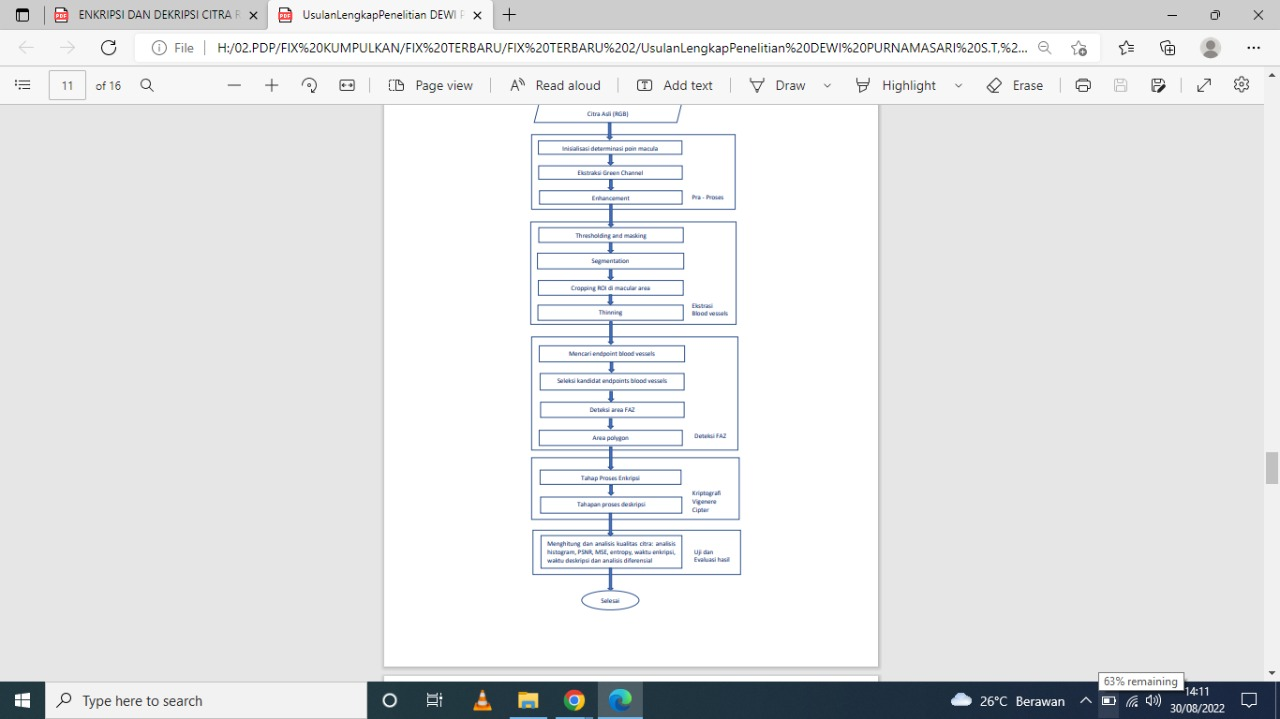
#> input picture WhatsApp Image 2022-08-31 at 04.11.57.jpeg, 1280 x 719 px; its folder holds only this picture in this run
$ python -i process.py   (imports and definitions only)
#> lines starting #> are read from the running program, lines starting #| are printed output that depends on the picture

import matplotlib.pyplot as plt
import numpy as np
import cv2
import time
import os

# pip install pycryptodome
# [143 lines left out: functions check_size, enkripsi, dekripsi, __encDecImage, not called in this run]

def encryptImage(pixels, key):
    return __encDecImage(key, pixels, 1)

def decryptImage(pixels, key):
    return __encDecImage(key, pixels, -1)

def histogram(source_img):

    img = cv2.imread(source_img)
#> img is the input picture: shape (719, 1280, 3); mean B, G, R 229.9, 228.9, 227.9
    b_channel ,g_channel, r_channel = cv2.split(img)
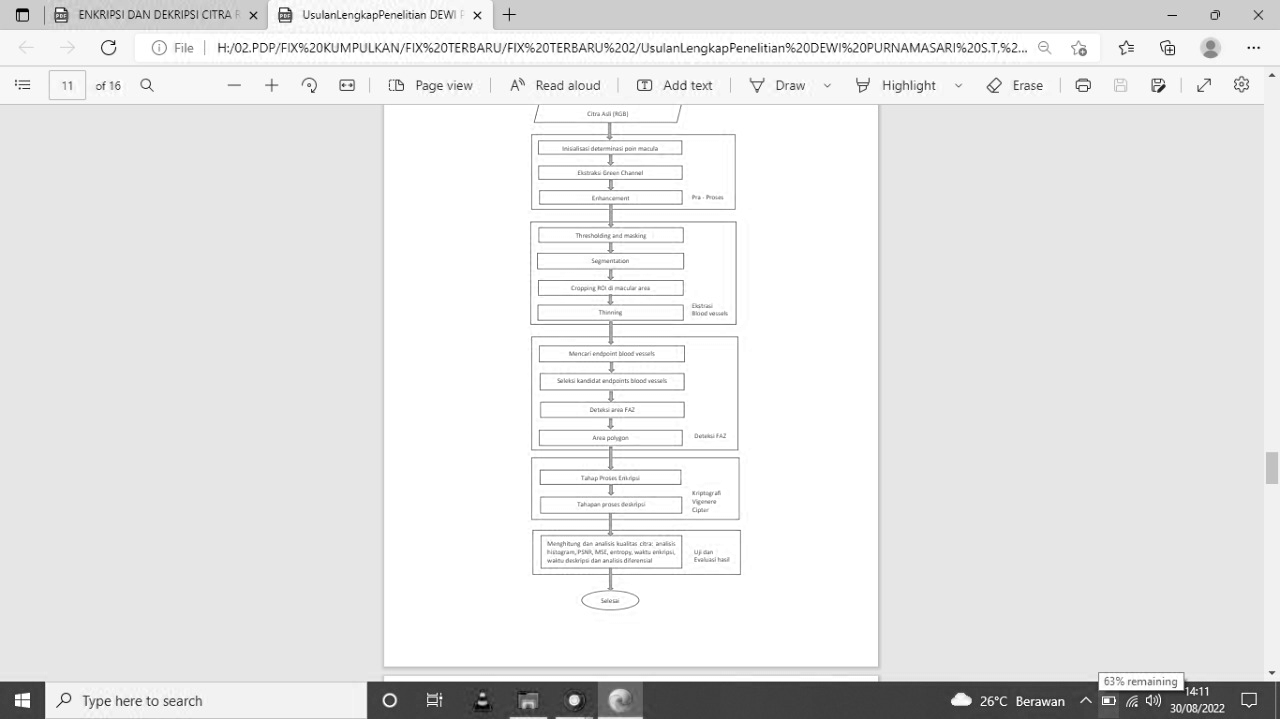
#> b_channel: shape (719, 1280); min 0, max 255, mean 229.9
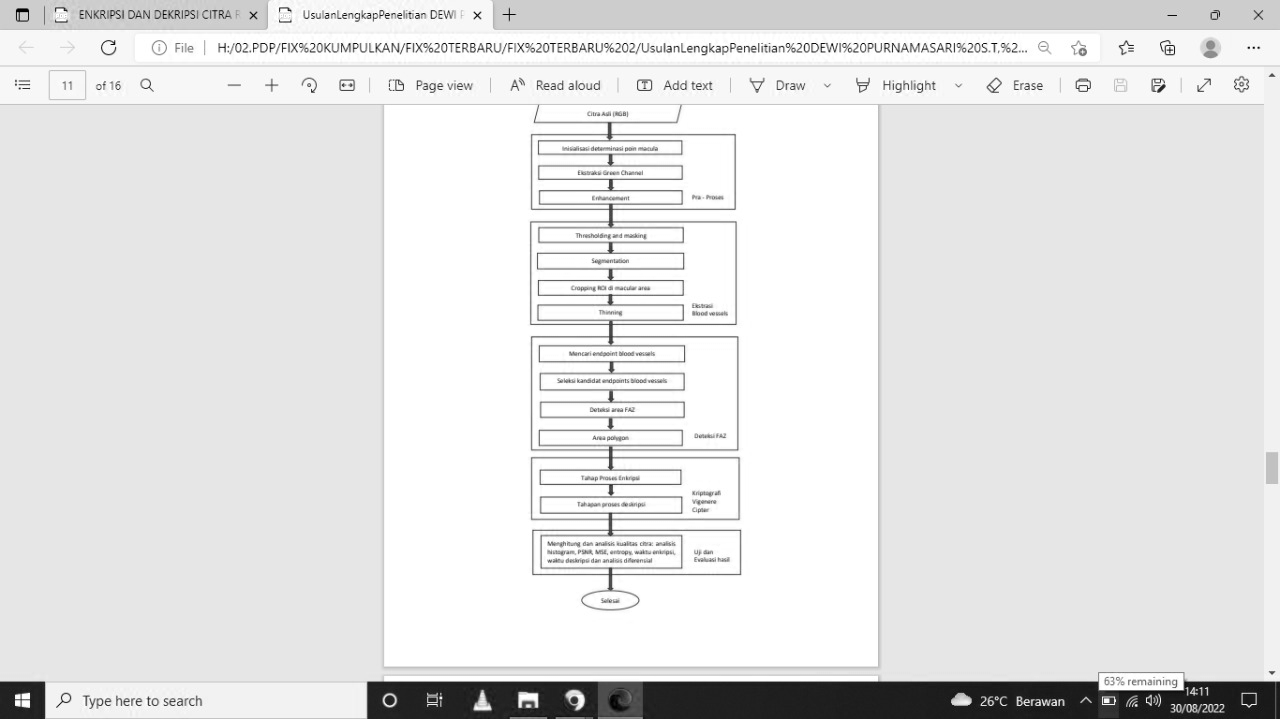
#> r_channel: shape (719, 1280); min 0, max 255, mean 227.9
    plt.figure(figsize=(12, 4))
    plt.subplot(131),plt.hist(r_channel.flatten(), bins='auto'),plt.title('R')
    plt.subplot(132),plt.hist(g_channel.flatten(), bins='auto'),plt.title('G')
    plt.subplot(133),plt.hist(b_channel.flatten(), bins='auto'),plt.title('B')
    plt.tight_layout()
    plt.savefig('static/output/image_source_histogram.png')
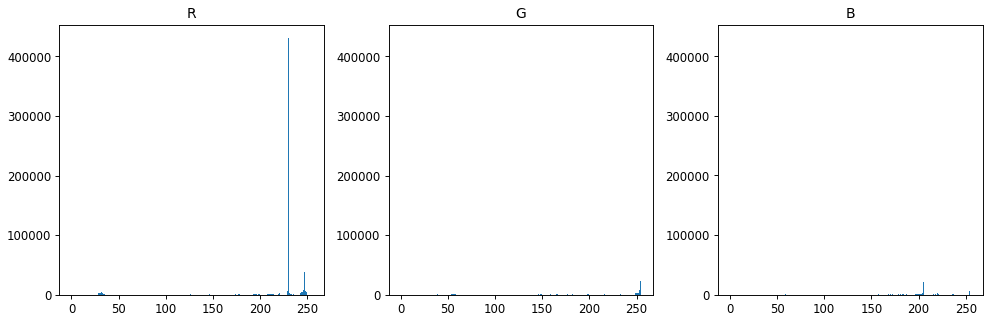
#> figure drawn by matplotlib, 3 panels; panel 1: tallest bar 431612 high, from x = 229.8 to 230.3; panel 2: tallest bar 431418 high, from x = 229.9 to 230.4; panel 3: tallest bar 431253 high, from x = 229.9 to 230.4

    plt.figure(figsize=(12, 8))
    plt.subplot(131),plt.imshow(cv2.cvtColor(r_channel, cv2.COLOR_BGR2RGB)),plt.title('R')
    plt.subplot(132),plt.imshow(cv2.cvtColor(g_channel, cv2.COLOR_BGR2RGB)),plt.title('G')
    plt.subplot(133),plt.imshow(cv2.cvtColor(b_channel, cv2.COLOR_BGR2RGB)),plt.title('B')
    plt.tight_layout()
    plt.savefig('static/output/image_source_split.png')
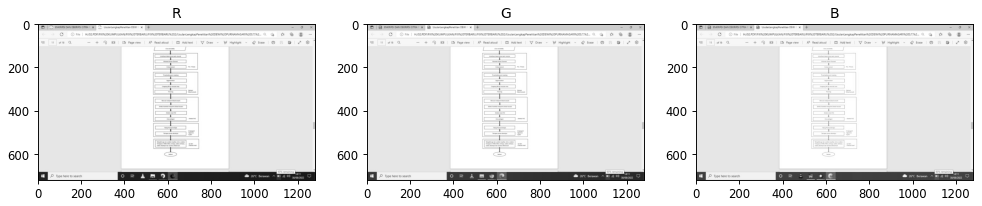
#> figure drawn by matplotlib, 3 panels
    return b_channel,g_channel,r_channel

# [34 lines left out: function histogram_non, not called in this run]

# [54 lines of commented-out code are left out]

>>> result = histogram('../../WhatsApp Image 2022-08-31 at 04.11.57.jpeg')

$ run again, on WhatsApp Image 2022-08-31 at 04.12.48.jpeg
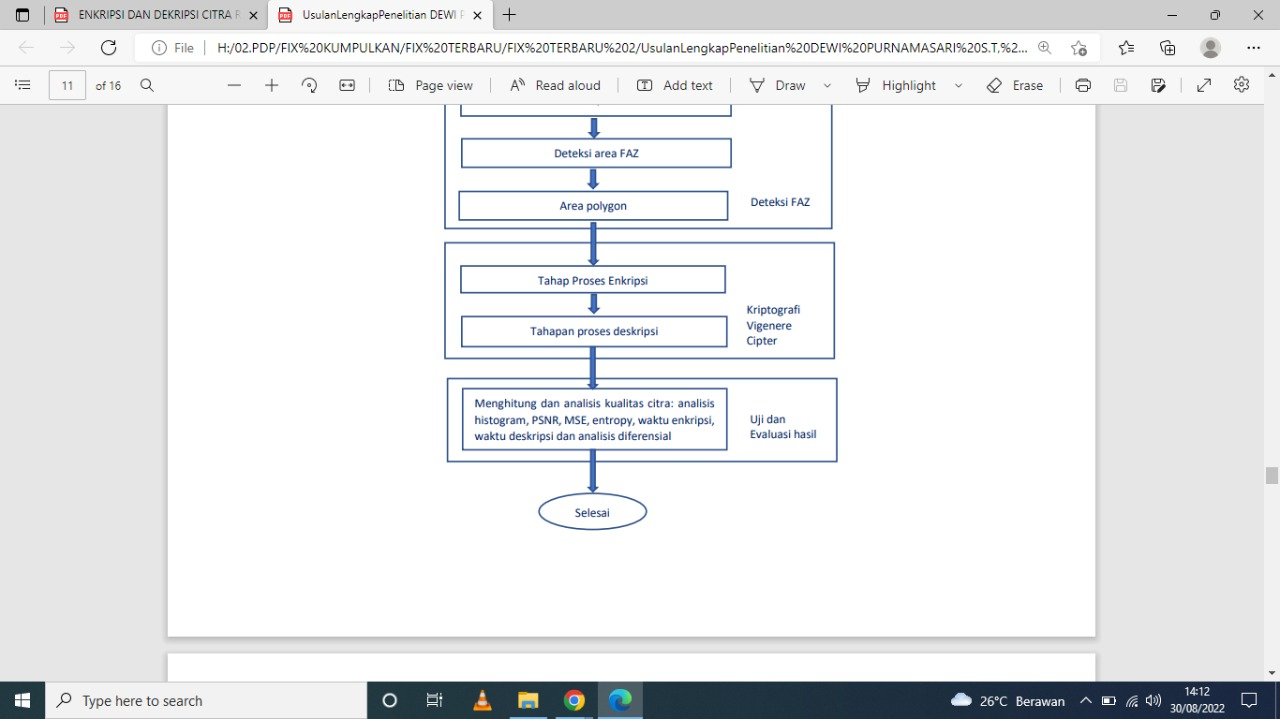
#> input picture WhatsApp Image 2022-08-31 at 04.12.48.jpeg, 1280 x 719 px
#> in histogram, img is the input picture: shape (719, 1280, 3); mean B, G, R 235.5, 234.3, 233.1
#> in histogram, `plt.savefig('static/output/image_source_histogram.png')`:
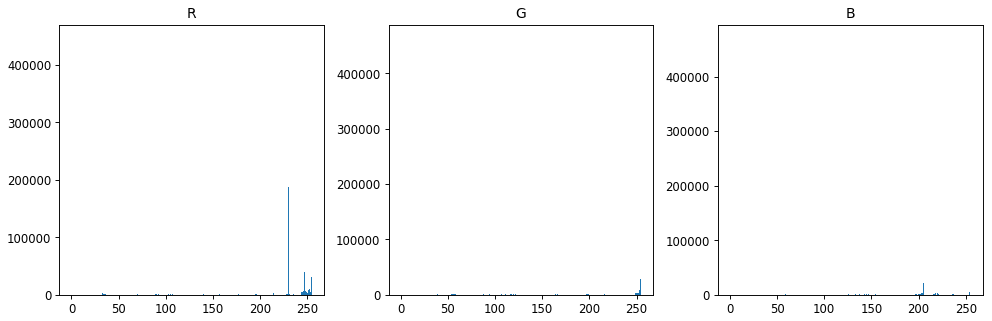
#> figure drawn by matplotlib, 3 panels; panel 1: tallest bar 447606 high, from x = 254.5 to 255; panel 2: tallest bar 464467 high, from x = 254.5 to 255; panel 3: tallest bar 471287 high, from x = 254.5 to 255
#> in histogram, `plt.savefig('static/output/image_source_split.png')`:
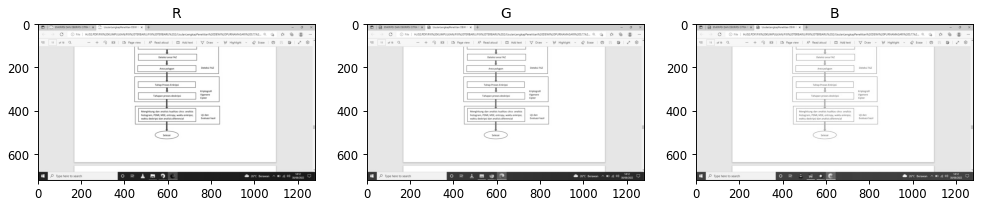
#> figure drawn by matplotlib, 3 panels
